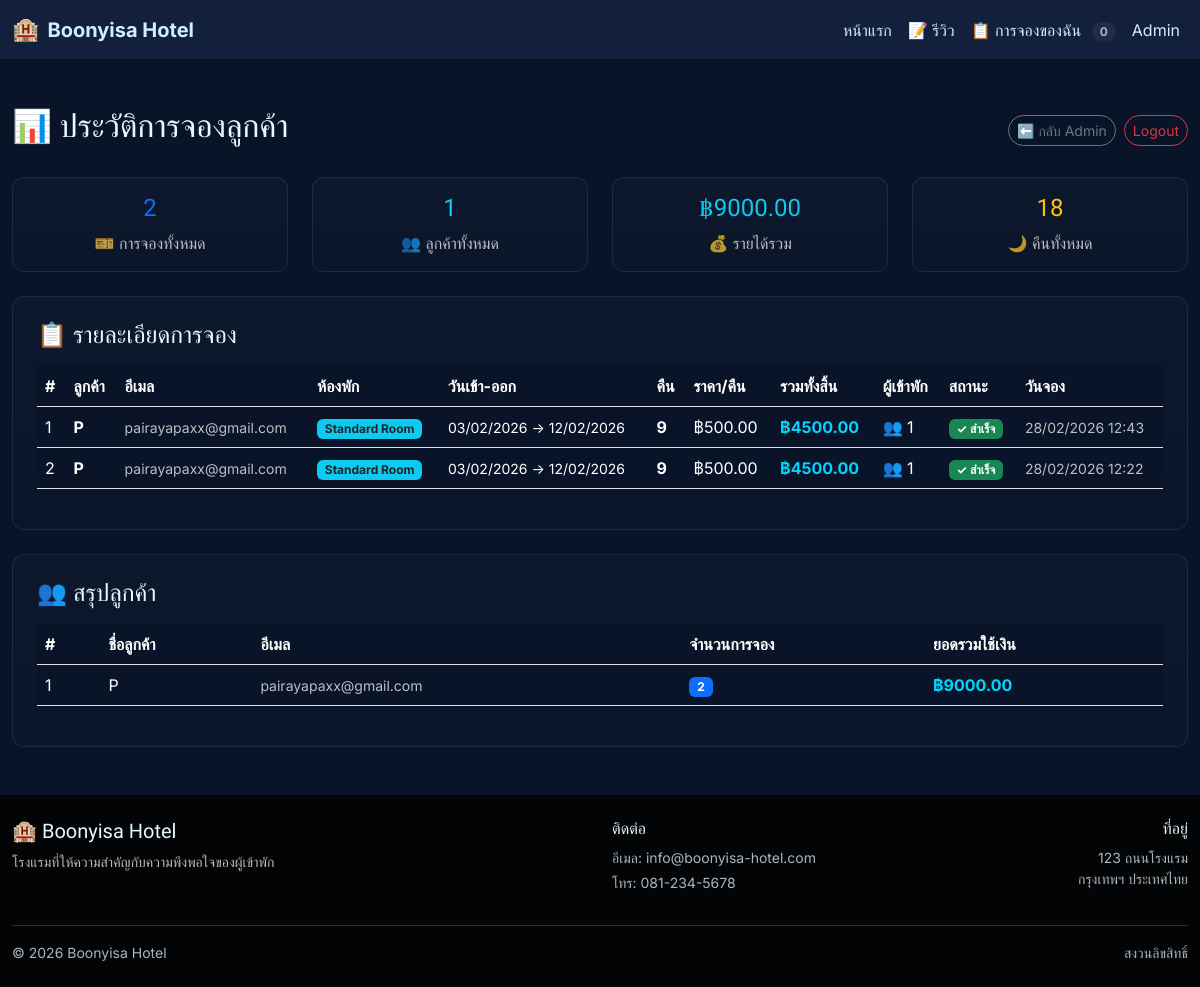
/admin/bookings (signed in), run on an earlier commit of the app's database.
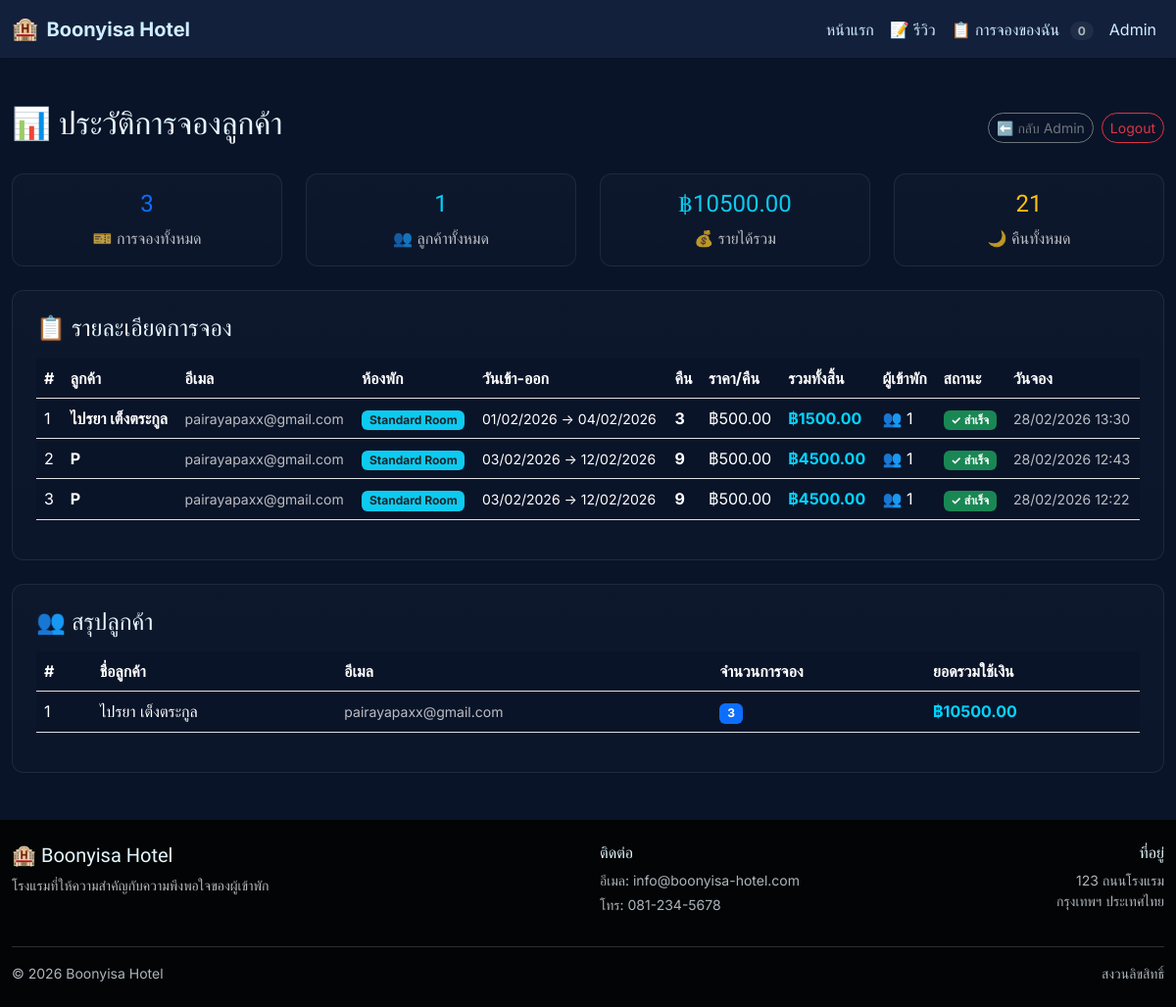
And on a later commit of the database.
### app.py (models this page shows)
class Booking(db.Model):
    id = db.Column(db.Integer, primary_key=True)
    customer_name = db.Column(db.String(200), nullable=False)
    customer_email = db.Column(db.String(200), nullable=False)
    room_id = db.Column(db.Integer, db.ForeignKey('room.id'), nullable=False)
    room_name = db.Column(db.String(200), nullable=False)
    room_type = db.Column(db.String(100))
    check_in = db.Column(db.String(20), nullable=False)
    check_out = db.Column(db.String(20), nullable=False)
    guests = db.Column(db.Integer, nullable=False)
    price_per_night = db.Column(db.Float, nullable=False)
    nights = db.Column(db.Integer, nullable=False)
    total_price = db.Column(db.Float, nullable=False)
    status = db.Column(db.String(50), default='completed')  # completed, cancelled, pending
    created_at = db.Column(db.DateTime, default=datetime.now)
    updated_at = db.Column(db.DateTime, default=datetime.now, onupdate=datetime.now)

### app.py (the view)
@app.route('/admin/bookings')
def admin_bookings():
    if not session.get('admin'):
        return redirect(url_for('login'))
    all_bookings = Booking.query.order_by(Booking.created_at.desc()).all()
    customer_summary = {}
    for booking in all_bookings:
        email = booking.customer_email
        if email not in customer_summary:
            customer_summary[email] = {
                'name': booking.customer_name,
                'email': email,
                'count': 0,
                'total_spent': 0
            }
        customer_summary[email]['count'] += 1
        customer_summary[email]['total_spent'] += booking.total_price
    return render_template('admin_bookings.html', bookings=all_bookings, customer_summary=customer_summary)

### app.py (called while the page is built)
def format_date(value, outfmt='%d/%m/%Y'):
    from datetime import datetime
    if not value:
        return ''
    for fmt in ('%Y-%m-%d', '%d/%m/%Y', '%d-%m-%Y'):
        try:
            d = datetime.strptime(value, fmt)
            return d.strftime(outfmt)
        except Exception:
            continue
    return value

### templates/admin_bookings.html (shortened to what this page needs)
{% extends 'base.html' %}
{% block content %}
<div class="container-fluid my-5">
  <div class="d-flex justify-content-between align-items-center mb-4">
    <h2>📊 ประวัติการจองลูกค้า</h2>
    <div class="d-flex gap-2">
      <a href="{{ url_for('admin_dashboard') }}" class="btn btn-outline-secondary btn-sm">⬅️ กลับ Admin</a>
      <a href="{{ url_for('logout') }}" class="btn btn-outline-danger btn-sm">Logout</a>
    </div>
  </div>
  <div class="row mb-4">
    <div class="col-md-3">
      <div class="card p-3 text-center">
        <h4 class="text-primary">{{ bookings|length }}</h4>
        <p class="mb-0 text-muted">🎫 การจองทั้งหมด</p>
      </div>
    </div>
    <div class="col-md-3">
      <div class="card p-3 text-center">
        <h4 class="text-success">{{ customer_summary|length }}</h4>
        <p class="mb-0 text-muted">👥 ลูกค้าทั้งหมด</p>
      </div>
    </div>
    <div class="col-md-3">
      <div class="card p-3 text-center">
        <h4 class="text-info">฿{{ '%.2f'|format(bookings|sum(attribute='total_price')) }}</h4>
        <p class="mb-0 text-muted">💰 รายได้รวม</p>
      </div>
    </div>
    <div class="col-md-3">
      <div class="card p-3 text-center">
        <h4 class="text-warning">{{ bookings|sum(attribute='nights') }}</h4>
        <p class="mb-0 text-muted">🌙 คืนทั้งหมด</p>
      </div>
    </div>
  </div>
  <div class="card p-4">
    <h4 class="mb-3">📋 รายละเอียดการจอง</h4>
    <div class="table-responsive">
      <table class="table table-hover align-middle">
        <thead class="table-light">
          <tr>
            <th>#</th>
            <th>ลูกค้า</th>
            <th>อีเมล</th>
            <th>ห้องพัก</th>
            <th>วันเข้า-ออก</th>
            <th>คืน</th>
            <th>ราคา/คืน</th>
            <th>รวมทั้งสิ้น</th>
            <th>ผู้เข้าพัก</th>
            <th>สถานะ</th>
            <th>วันจอง</th>
          </tr>
        </thead>
        <tbody>
          {% for booking in bookings %}
          <tr>
            <td>{{ loop.index }}</td>
            <td>
              <strong>{{ booking.customer_name }}</strong>
            </td>
            <td>
              <small class="text-muted">{{ booking.customer_email }}</small>
            </td>
            <td>
              <span class="badge bg-info text-dark">{{ booking.room_name }}</span>
            </td>
            <td>
              <small>{{ booking.check_in|format_date }} → {{ booking.check_out|format_date }}</small>
            </td>
            <td>
              <strong>{{ booking.nights }}</strong>
            </td>
            <td>
              ฿{{ '%.2f'|format(booking.price_per_night) }}
            </td>
            <td>
              <strong class="text-success">฿{{ '%.2f'|format(booking.total_price) }}</strong>
            </td>
            <td>
              👥 {{ booking.guests }}
            </td>
            <td>
              {% if booking.status == 'completed' %}
                <span class="badge bg-success">✓ สำเร็จ</span>
              {% elif booking.status == 'pending' %}
                <span class="badge bg-warning text-dark">⏳ รอ</span>
              {% else %}
                <span class="badge bg-danger">✕ ยกเลิก</span>
              {% endif %}
            </td>
            <td>
              <small class="text-muted">{{ booking.created_at.strftime('%d/%m/%Y %H:%M') }}</small>
            </td>
          </tr>
          {% else %}
          <tr>
            <td colspan="11" class="text-center text-muted py-4">
              ยังไม่มีการจองในระบบ
            </td>
          </tr>
          {% endfor %}
        </tbody>
      </table>
    </div>
  </div>
  {% if customer_summary %}
  <div class="card p-4 mt-4">
    <h4 class="mb-3">👥 สรุปลูกค้า</h4>
    <div class="table-responsive">
      <table class="table table-hover align-middle">
        <thead class="table-light">
          <tr>
            <th>#</th>
            <th>ชื่อลูกค้า</th>
            <th>อีเมล</th>
            <th>จำนวนการจอง</th>
            <th>ยอดรวมใช้เงิน</th>
          </tr>
        </thead>
        <tbody>
          {% for email, customer in customer_summary.items() %}
          <tr>
            <td>{{ loop.index }}</td>
            <td>{{ customer.name }}</td>
            <td><small class="text-muted">{{ customer.email }}</small></td>
            <td>
              <span class="badge bg-primary">{{ customer.count }}</span>
            </td>
            <td>
              <strong class="text-success">฿{{ '%.2f'|format(customer.total_spent) }}</strong>
            </td>
          </tr>
          {% endfor %}
        </tbody>
      </table>
    </div>
  </div>
  {% endif %}
</div>
{% endblock %}

### templates/base.html (shortened to what this page needs)
<!doctype html>
<html lang="th">
  <head>
    <link href="https://cdn.jsdelivr.net/npm/bootstrap@5.3.0/dist/css/bootstrap.min.css" rel="stylesheet">
    <link rel="stylesheet" href="{{ url_for('static', filename='style.css') }}">
  </head>
  <body>
    <nav class="navbar navbar-expand-lg navbar-dark shadow-sm sticky-top">
      <div class="container">
        <a class="navbar-brand d-flex align-items-center" href="{{ url_for('index') }}">
          <span class="brand-emoji">🏨</span>
          <strong>Boonyisa Hotel</strong>
        </a>
        <div class="collapse navbar-collapse" id="navMain">
          <ul class="navbar-nav ms-auto mb-2 mb-lg-0">
            <li class="nav-item"><a class="nav-link" href="{{ url_for('index') }}">หน้าแรก</a></li>
            <li class="nav-item"><a class="nav-link" href="{{ url_for('reviews_page') }}">📝 รีวิว</a></li>
            <li class="nav-item"><a class="nav-link" href="{{ url_for('view_booking') }}">📋 การจองของฉัน <span class="badge booking-count">{{ session.get('bookings')|length if session.get('bookings') else 0 }}</span></a></li>
            <li class="nav-item"><a class="nav-link" href="{{ url_for('login') }}">Admin</a></li>
          </ul>
        </div>
      </div>
    </nav>
    {% block content %}{% endblock %}
    <footer class="site-footer mt-5">
      <div class="container py-4">
        <div class="row">
          <div class="col-md-6">
            <h5>🏨 Boonyisa Hotel</h5>
            <p class="small text-muted">โรงแรมที่ให้ความสำคัญกับความพึงพอใจของผู้เข้าพัก</p>
          </div>
          <div class="col-md-3">
            <h6>ติดต่อ</h6>
            <p class="small mb-1">อีเมล: info@boonyisa-hotel.com</p>
            <p class="small">โทร: 081-234-5678</p>
          </div>
          <div class="col-md-3 text-md-end">
            <h6>ที่อยู่</h6>
            <p class="small mb-0">123 ถนนโรงแรม<br>กรุงเทพฯ ประเทศไทย</p>
          </div>
        </div>
        <hr class="my-3">
        <div class="d-flex justify-content-between small">
          <div>© 2026 Boonyisa Hotel</div>
          <div>สงวนลิขสิทธิ์</div>
        </div>
      </div>
    </footer>
    <link rel="stylesheet" href="https://cdn.jsdelivr.net/npm/flatpickr/dist/flatpickr.min.css">
  </body>
</html>

### static/style.css (style rules this page uses)
:root { --bg:#0a1428; --surface:#14213d; --muted:#adb5bd; --neon:#00d4ff; --accent:#0ea5ff; }
html,body { height:100% }
body { font-family: 'Inter', system-ui, -apple-system, 'Segoe UI', Roboto, Arial; background:var(--bg); color:#ffffff; }
h1,h2,h3,h4,h5,h6 { font-family:'Orbitron', sans-serif;color:#e6f7ff }
.container { max-width:1200px }
.navbar { background:rgba(20,33,61,0.95) }
.navbar .navbar-brand, .navbar .nav-link { color:#cfeeff }
.brand-emoji { font-size:22px;margin-right:8px }
.booking-count { background:rgba(255,255,255,0.06);color:var(--muted);border-radius:999px;padding:0.2rem 0.5rem;margin-left:6px }
.card { background:linear-gradient(180deg, rgba(255,255,255,0.02), rgba(255,255,255,0.01));border:1px solid rgba(255,255,255,0.08);border-radius:12px;color:#dbefff }
.btn { border-radius:999px }
.text-success { color:var(--neon) !important }
.text-muted { color:rgba(255,255,255,0.72) !important }
.sticky-top { position:sticky }
.site-footer { background:#020405;color:var(--muted) }
.table>:not(caption)>*>* { padding: .5rem .5rem; color: var(--bs-table-color-state, var(--bs-table-color-type, #ffffff)); background-color: #0a1428; border-bottom-width: var(--bs-border-width); box-shadow: inset 0 0 0 9999px var(--bs-table-bg-state, var(--bs-table-bg-type, rgb(255 255 255 / 0%))); }

What changed in the data, as far as the page shows it:
no longer on one of the page's lists (row unchanged): Booking: name "P", email "pairayapaxx@gmail.com"
added Booking: customer_name "ไปรยา เต็งตระกูล", customer_email "pairayapaxx@gmail.com", room_name "Standard Room", check_in "01/02/2026", check_out "04/02/2026", nights "3", price_per_night "500.00", total_price "1500.00", guests "1", status "✓ สำเร็จ", created_at "28/02/2026 13:30", name "ไปรยา เต็งตระกูล", email "pairayapaxx@gmail.com", count "3", total_spent "10500.00"
Also different on the page:
{{ bookings|length }}: "2" → "3"
{{ '%.2f'|format(bookings|sum(attribute='total_price')) }}: "9000.00" → "10500.00"
{{ bookings|sum(attribute='nights') }}: "18" → "21"
